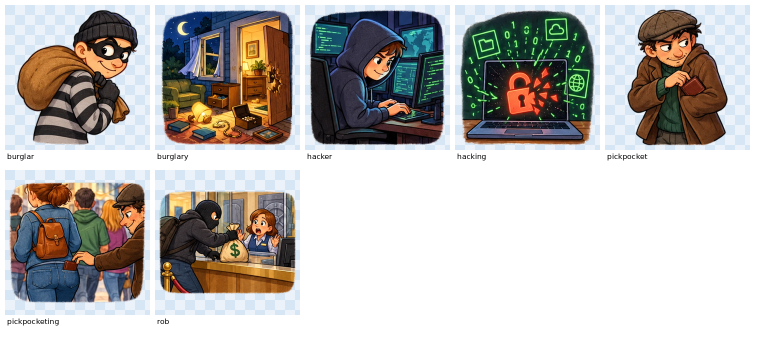
#> input picture tools/vocab-images/p4/preview/14.png, 1520 x 680 px, given in place of 14.webp, which was not available (shown at 1/2 size)
$ python ot_anny_3_19112026.py
#> lines starting #> are read from the running program, lines starting #| are printed output that depends on the picture
### builds/kartinki/gg1_12112026/listy.py
# -*- coding: utf-8 -*-
"""Составные листы GG1 из уже готовых картинок курса.

Генератору такие листы не поручаем (CLAUDE.md): ровную сетку и группу предметов
он не держит. Собираем скриптом из отдельных картинок, которые уже стоят в курсе.

python3.13 builds/kartinki/gg1_12112026/listy.py
"""
import os
from PIL import Image, ImageChops, ImageDraw, ImageFont

ROOT = os.path.dirname(os.path.dirname(os.path.dirname(os.path.dirname(os.path.abspath(__file__)))))
OUT = os.path.join(ROOT, 'builds', 'kartinki', 'gg1_12112026', 'listy')
os.makedirs(OUT, exist_ok=True)

FONT = '/usr/share/fonts/truetype/dejavu/DejaVuSans-Bold.ttf'


def podgotovit(path):
    """Отбелить фон и обрезать по содержимому.

    Отбеливаем ТОЛЬКО фон — заливкой от краёв. Сплошная проверка «светлый
    серый → белый» съедала блики на самом предмете: у слона на спине
    появлялись белые пятна.
    """
    im = Image.open(os.path.join(ROOT, path)).convert('RGB')
#> im is the input picture: PIL image 1520x680 RGB; mean R, G, B 185.1, 181.6, 178.2
    w, h = im.size
#> w = 1520; h = 680
    seeds = [(0, 0), (w - 1, 0), (0, h - 1), (w - 1, h - 1),
             (w // 2, 0), (w // 2, h - 1), (0, h // 2), (w - 1, h // 2)]
    for s in seeds:
        r, g, b = im.getpixel(s)
        if min(r, g, b) > 170:
            ImageDraw.floodfill(im, s, (255, 255, 255), thresh=45)
    bg = Image.new('RGB', im.size, 'white')
#> bg: PIL image 1520x680 RGB; every value is 255
    bbox = ImageChops.difference(im, bg).convert('L').point(lambda v: 255 if v > 8 else 0).getbbox()
#> bbox = (10, 10, 1500, 651)
    return im.crop(bbox) if bbox else im
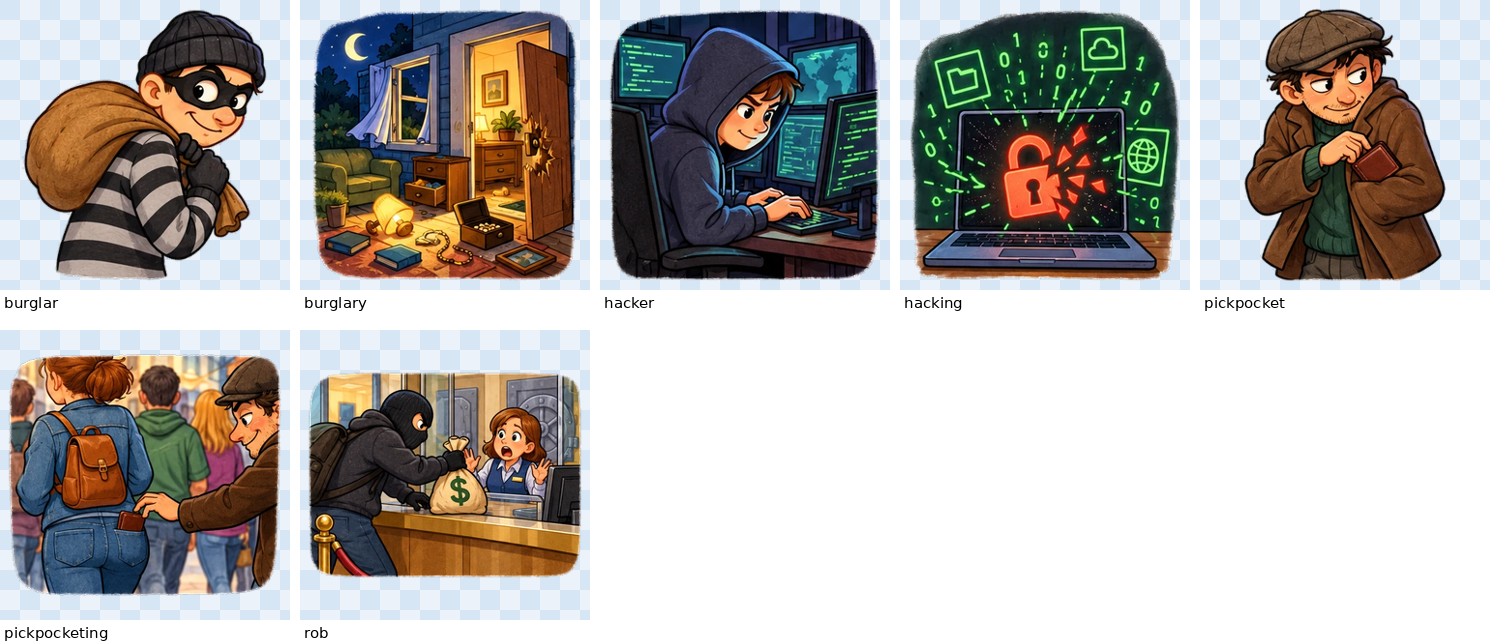
#> returned value: PIL image 1490x641 RGB; mean R, G, B 179.3, 175.6, 171.9


# [56 lines left out: functions strelka, list_setka, list_ryad_s_polkoy, not called in this run]


ZADANIYA = {
    # Ю5 ДЗ5 бл.2 (gaps): 1 — глаза, 2 — уши, 3 — нос. Подписи только цифрами,
    # английских слов на картинке быть не должно (ответ ребёнок пишет сам).
    'u5/senses_icons.webp': dict(
        files=['media/gg1/u4/body_eyes.webp', 'media/gg1/u4/body_ears.webp', 'media/gg1/u4/body_nose.webp'],
        cols=1, cell=380, nomera=True,
        # у «ушей» стрелки уже нарисованы в самой картинке — носу рисуем такую же
        strelki={'media/gg1/u4/body_nose.webp': ((0.16, 0.86), (0.40, 0.63))}),
    # Ю6 ДЗ1 бл.10 (task «Мой день»): картинка украшает задание.
    'u6/routine_icons.webp': dict(
        files=['media/gg1/u6/da_get_up.webp', 'media/gg1/u6/da_have_breakfast.webp',
               'media/gg1/u6/da_go_to_school.webp', 'media/gg1/u6/da_have_lessons.webp',
               'media/gg1/u6/da_do_homework.webp', 'media/gg1/u6/da_go_to_bed.webp'],
        cols=3, cell=400, nomera=False),
    # Ю7 ДЗ1 бл.11 (task «Загадка»): шесть диких животных курса.
    'u7/animals_collage.webp': dict(
        files=['media/gg1/u7/animal_elephant.webp', 'media/gg1/u7/animal_lion.webp',
               'media/gg1/u7/animal_giraffe.webp', 'media/gg1/u7/animal_crocodile.webp',
               'media/gg1/u7/animal_kangaroo.webp', 'media/gg1/u7/animal_tiger.webp'],
        cols=3, cell=400, nomera=False),
}

# Ю0 ДЗ3 бл.6 (hotspot «подпиши предметы»): пять предметов класса в ряд.
RYAD = {
    'u0/diagram_classroom.webp': ['media/gg1/u0/obj_bin.webp', 'media/gg1/u0/obj_board.webp',
                                  'media/gg1/u0/obj_chair.webp', 'media/gg1/u0/obj_clock.webp',
                                  'media/gg1/u0/obj_desk.webp'],
}

# [11 lines that do not run on import are left out]

### builds/kartinki/gg_16112026/ot_anny_3_19112026.py
# -*- coding: utf-8 -*-
"""Третья партия картинок от Анны 19.11.2026: клавиатура, планшет, собака «next to» и «behind»."""
import os, sys
from PIL import Image
sys.path.insert(0, 'builds/kartinki/gg1_12112026')
from listy import podgotovit

IMG = '/tmp/claude-0/-home-user-classroom/28688f32-2607-5bdf-bf1c-8d151d5e328a/images'

# предметы на белом фоне — обрезаем и добавляем поле
PREDMETY = [
    ('14.webp', 'media/gg2/u3/keyboard.webp'),
    ('15.webp', 'media/gg2/u3/tablet.webp'),
]
for src, dst in PREDMETY:
    im = podgotovit(os.path.join(IMG, src))
    p = int(max(im.size) * 0.06)
#> p = 89
    holst = Image.new('RGB', (im.width + 2*p, im.height + 2*p), 'white')
#> holst: PIL image 1668x819 RGB; every value is 255
    holst.paste(im, (p, p))
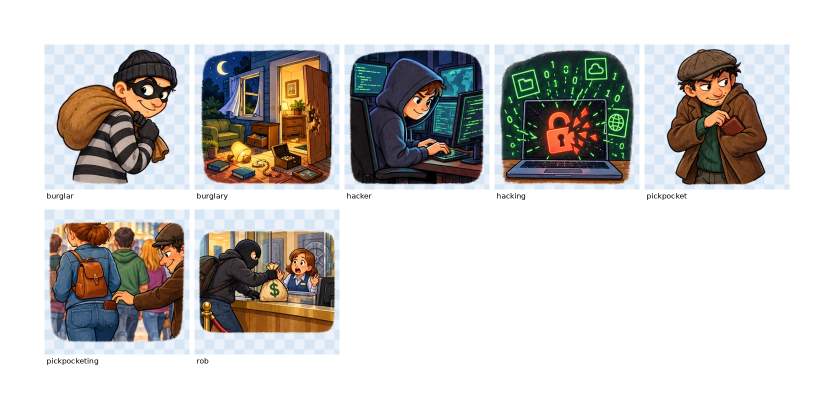
#> holst: PIL image 1668x819 RGB (shown at 1/2 size); mean R, G, B 202.1, 199.5, 196.9
    holst.thumbnail((760, 760), Image.LANCZOS)
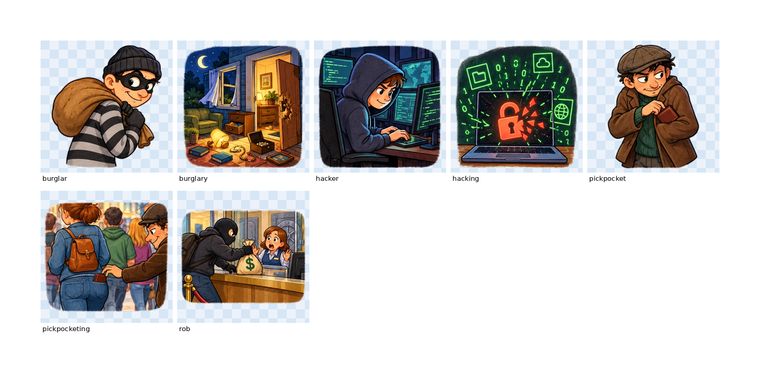
#> holst: PIL image 760x373 RGB; mean R, G, B 202, 199.4, 196.9
    holst.save(dst, 'WEBP', quality=90)
    print(dst, holst.size, os.path.getsize(dst)//1024, 'KB')
#| media/gg2/u3/keyboard.webp (760, 373) 48 KB
#> pass 2 of the loop `for src, dst in PREDMETY:`:
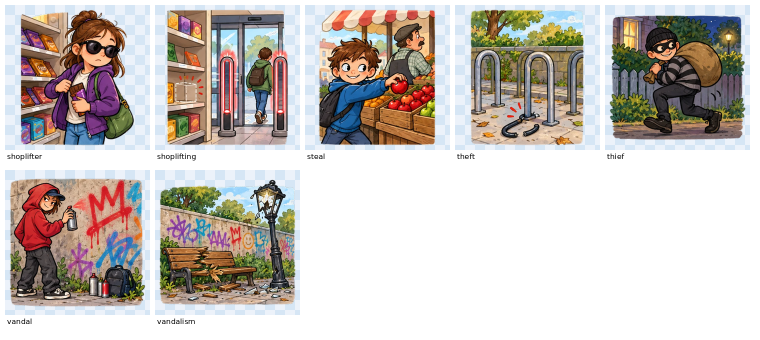
#> input picture tools/vocab-images/p4/preview/15.png, 1520 x 680 px, given in place of 15.webp, which was not available (shown at 1/2 size)
#> in podgotovit, im is the input picture: PIL image 1520x680 RGB; mean R, G, B 200.1, 193, 188.3
#> bbox = (10, 10, 1500, 648)
#| media/gg2/u3/tablet.webp (760, 372) 56 KB

# сцены — только уменьшаем
SCENY = [
    ('16.webp', 'media/gg2/u5/book_dog_3.webp'),
    ('17.webp', 'media/gg2/u5/book_dog_5.webp'),
]
for src, dst in SCENY:
    im = Image.open(os.path.join(IMG, src)).convert('RGB')
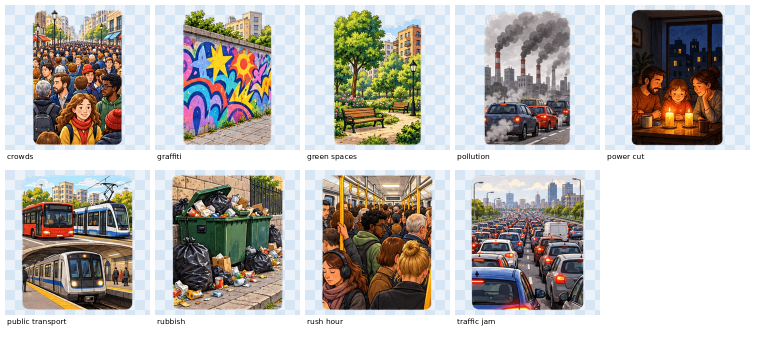
#> input picture tools/vocab-images/p4/preview/16.png, 1520 x 680 px, given in place of 16.webp, which was not available (shown at 1/2 size)
#> im is the input picture: PIL image 1520x680 RGB; mean R, G, B 186, 182.3, 178.3
    im.thumbnail((1000, 1000), Image.LANCZOS)
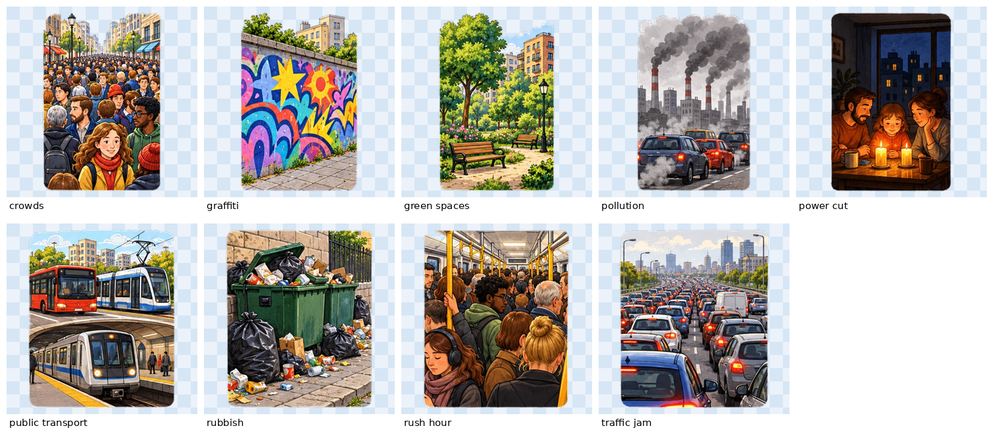
#> im: PIL image 1000x447 RGB; mean R, G, B 186, 182.3, 178.3
    im.save(dst, 'WEBP', quality=88)
    print(dst, im.size, os.path.getsize(dst)//1024, 'KB')
#| media/gg2/u5/book_dog_3.webp (1000, 447) 113 KB
#> pass 2 of the loop `for src, dst in SCENY:`:
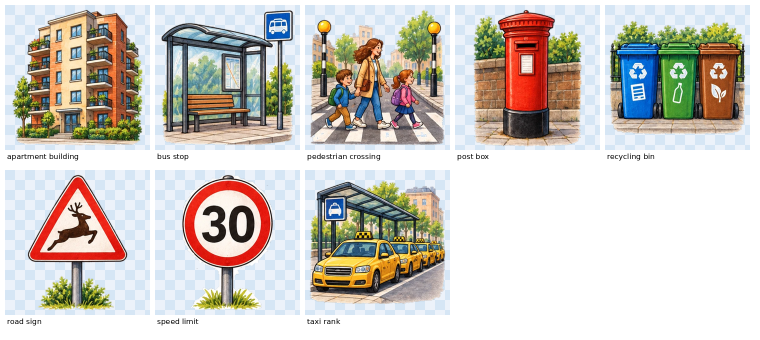
#> input picture tools/vocab-images/p4/preview/17.png, 1520 x 680 px, given in place of 17.webp, which was not available (shown at 1/2 size)
#> im is the input picture: PIL image 1520x680 RGB; mean R, G, B 205.3, 200.6, 194.2
#> `im.thumbnail((1000, 1000), Image.LANCZOS)`:
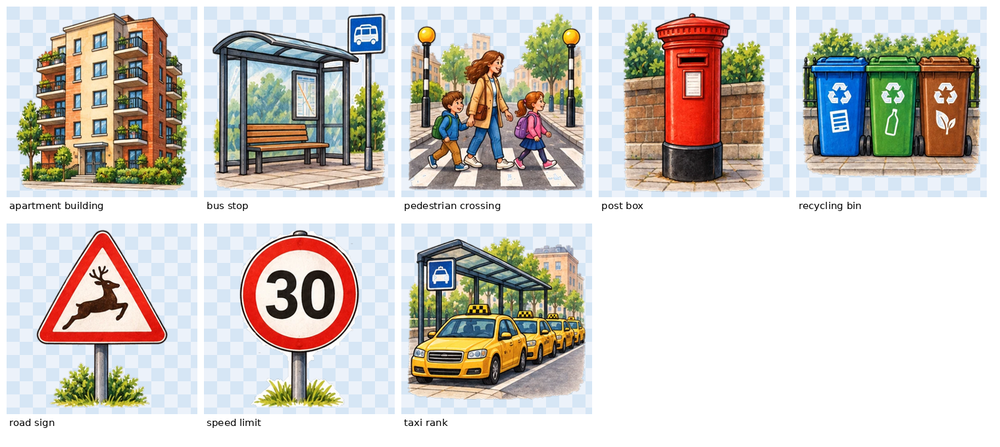
#> im: PIL image 1000x447 RGB; mean R, G, B 205.2, 200.6, 194.2
#| media/gg2/u5/book_dog_5.webp (1000, 447) 96 KB
